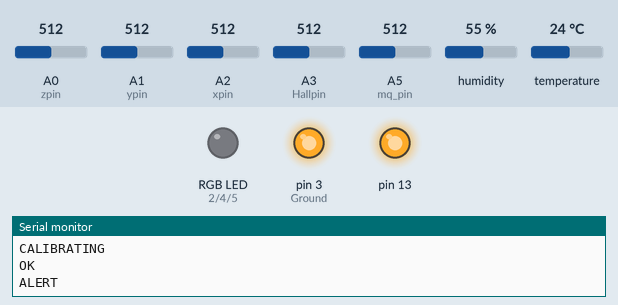
Bench run of a sketch on a simulated Arduino Uno, built with avr-gcc and run on an emulated ATmega328P. Parts: an RGB LED mixed from three pins (HIGH = lit), output pins drawn as LEDs (lit = HIGH), the last lines printed to the serial monitor. The inputs (shaded band) are chosen by the test bench; at power-on: humidity 55 %, A1 (ypin) = 512, A0 (zpin) = 512, A2 (xpin) = 512, A3 (Hallpin) = 512, A5 (mq_pin) = 512, temperature 24 °C. The modem accepts every AT command (registered, SIM ready, sends succeed) and sends nothing else.

Above: at 4.2 s.
4.3 s: humidity set to 42 %
10.2 s: humidity set to 39 %
At 14.5 s:
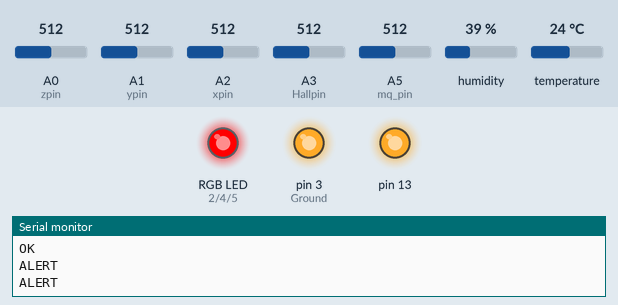
19.0 s: A1 (ypin) set to 136
29.5 s: A1 (ypin) set to 119
31.0 s: humidity set to 68 %
At 34.5 s:
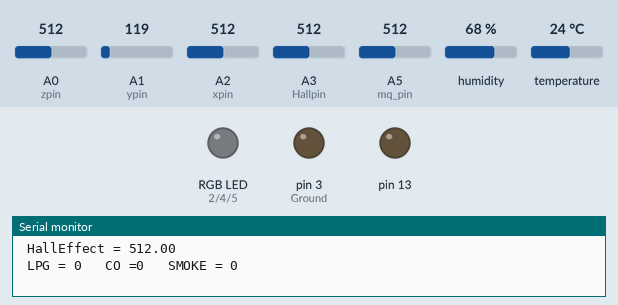
Timing chart, 0 to 35.6 s (numbered marks = the images above; inputs shaded):
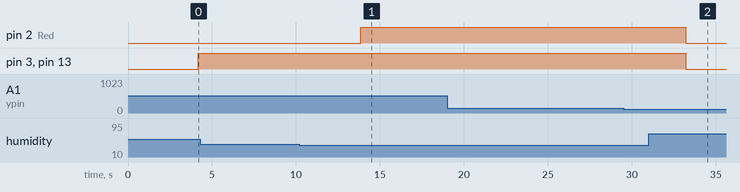

The sketch:

main.ino
```cpp
//library included
#include <SoftwareSerial.h>
#include<dht.h>
dht DHT;
SoftwareSerial GPRS(6,7);

//pin declaration'
const int zpin = A0; // z-axis
const int ypin = A1; // y-axis
const int xpin = A2; // x-axis
const int Hallpin = A3; //Hall  sensor
#define DHT11_PIN A4
const int mq_pin=A5;  // gas sensor

float Xval=0.0, Yval=0.0, Zval=0.0,Hallval=0.0;//for accelerometer
float Anet=0.0, pitch=0.0, roll=0.0;

int TYPE = 0;

//below are the calibration values for the 3 axes, such that in stable condition the values are (1g, 0g, 0g)
float xZero = 0;
float yZero = 0;
float zZero = 0;

int RL_VALUE=5;                                     //define the load resistance on the board, in kilo ohms
float RO_CLEAN_AIR_FACTOR=9.83;                     //RO_CLEAR_AIR_FACTOR=(Sensor resistance in clean air)/RO,//which is derived from the chart in datasheet
int CALIBARAION_SAMPLE_TIMES=10;                    //define how many samples you are going to take in the calibration phase
int CALIBRATION_SAMPLE_INTERVAL=200;                //define the time interal(in milisecond) between each samples in the//cablibration phase
int READ_SAMPLE_INTERVAL=10;                        //define how many samples you are going to take in normal operation
int READ_SAMPLE_TIMES=5;                            //define the time interal(in milisecond) between each samples in //normal operation
#define         GAS_LPG             0
#define         GAS_CO              1
#define         GAS_SMOKE           2
float           LPGCurve[3]  =  {2.3,0.21,-0.47};   //two points are taken from the curve.
                                                    //with these two points, a line is formed which is "approximately equivalent"
                                                    //to the original curve.
                                                    //data format:{ x, y, slope}; point1: (lg200, 0.21), point2: (lg10000, -0.59)
float           COCurve[3]  =  {2.3,0.72,-0.34};    //two points are taken from the curve.
                                                    //with these two points, a line is formed which is "approximately equivalent"
                                                    //to the original curve.
                                                    //data format:{ x, y, slope}; point1: (lg200, 0.72), point2: (lg10000,  0.15)
float           SmokeCurve[3] ={2.3,0.53,-0.44};    //two points are taken from the curve.
                                                    //with these two points, a line is formed which is "approximately equivalent"
                                                    //to the original curve.
                                                    //data format:{ x, y, slope}; point1: (lg200, 0.53), point2: (lg10000,  -0.22)
float           Ro           =  10;                 //Ro is initialized to 10 kilo ohm

void setup() {
  Serial.begin(9600);
  pinMode(13,OUTPUT);
  delay(1000);
  Ro = MQCalibration(mq_pin);                         //Calibrating the sensor. Please make sure the sensor is in clean air

  //RGB led work(PENDING)
  pinMode(2, OUTPUT); //Red
  pinMode(3, OUTPUT); // Ground
  pinMode(4, OUTPUT); //Green
  pinMode(5, OUTPUT); //Blue
  digitalWrite(2, LOW);
  digitalWrite(3, LOW);
  digitalWrite(4, LOW);
  digitalWrite(5, LOW);
  GPRS.begin(9600);
  Serial.println("CALIBRATING");
  GPRS.println("AT+CMGF=1");
}

void loop() {
    while(GPRS.available()) {
    Serial.write(GPRS.read());
  }
  delay(1000);
    //Taking input from sensors
    Xval = (analogRead(xpin)- xZero)/1024;
    Yval = (analogRead(ypin) - yZero)/1024;
    Zval = (analogRead(zpin) - zZero)/1024;
    Hallval = analogRead(Hallpin);
    int chk = DHT.read11(DHT11_PIN);

    //Calculations for Accelerometer
    Anet = sqrt(sq(Xval) + sq(Yval) + sq(Zval));
    pitch = atan(Xval/sqrt(pow(Yval,2) +pow(Zval,2)));
    pitch = pitch * (180.0/PI) - 90;
    roll = atan(Yval/sqrt(pow(Xval,2) +
    pow(Zval,2)));
    roll = roll * (180.0/PI);

    //Calculations for DHT11 temperature
    float temp=0.0;
    temp=DHT.temperature;
    float humid = 0.0;
    humid=DHT.humidity;
    float Kelvin = temp+273.15;
    float Fahrenheit = (temp*9)/5 + 32;
    float Rankine = (Kelvin*9)/5;

    //Calculations for Mq2
    long LPG = 0;
    long CO = 0;
    long SMOKE = 0;
    LPG = MQGetGasPercentage(MQRead(mq_pin)/Ro,GAS_LPG);
    CO = MQGetGasPercentage(MQRead(mq_pin)/Ro,GAS_CO);
    SMOKE = MQGetGasPercentage(MQRead(mq_pin)/Ro,GAS_SMOKE);

    //Threshold
    if(temp>=30.00 or(humid<=40.00 and humid>=0.0)){
      TYPE=1;
      digitalWrite(13,HIGH);
      digitalWrite(2,HIGH);
      sendSMS();
    }else if(Anet>0.78){
      TYPE=2;
      digitalWrite(13,HIGH);
      digitalWrite(3,HIGH);
      sendSMS();
    }else if(SMOKE>=20 or LPG>=50 or CO>=15){
      TYPE=3;
      digitalWrite(13,HIGH);
      digitalWrite(4,HIGH);
      sendSMS();
    }else if(Hallval<=100){
      TYPE=4;
      digitalWrite(13,HIGH);
      digitalWrite(5,HIGH);
      sendSMS();
    }else{
      digitalWrite(13,LOW);
      digitalWrite(2,LOW);
      digitalWrite(3,LOW);
      digitalWrite(4,LOW);
      digitalWrite(5,LOW);
      TYPE=0;
    }

    //Printing
    Serial.print(" Temperature = ");
    Serial.print(temp);
    Serial.print('\t');
    Serial.print(" Humidity = ");
    Serial.println(humid);
    Serial.print("Xval = ");
    Serial.print(Xval);
    Serial.print('\t');
    Serial.print("Yval = ");
    Serial.print(Yval);
    Serial.print('\t');
    Serial.print("Zval = ");
    Serial.print(Zval);
    Serial.print('\t');
    Serial.print("Anet = ");
    Serial.print(Anet);
    Serial.print('\t');
    Serial.print(" Pitch = ");
    Serial.print(pitch);
    Serial.print('\t');
    Serial.print(" Roll = ");
    Serial.println(roll);
    Serial.print(" HallEffect = ");
    Serial.println(Hallval);
    Serial.print(" LPG = ");
    Serial.print(LPG);
    Serial.print('\t');
    Serial.print(" CO =");
    Serial.print(CO);
    Serial.print('\t');
    Serial.print(" SMOKE = ");
    Serial.println(SMOKE);

    delay(2500);
}

void sendSMS() {
  Serial.println("ALERT ");
  GPRS.println("AT+CMGS=\"+917897602880\""); //Akash

  delay(500);
  Serial.println("ALERT ");
  if(TYPE==1){
    GPRS.println("TEMPERATURE ALERT");
  }else if(TYPE==2){
    GPRS.println("FALL DETECTED");
  }else if(TYPE==3){
    GPRS.println("HARMFUL GASES NEARBY");
  }else if(TYPE==4){
    GPRS.println("HIGH MAGNETIC FIELD DETECTED");
  }
  GPRS.write( 0x1a ); // ctrl+Z character

  delay(500);
}
float MQResistanceCalculation(int raw_adc)
{
  return ( ((float)RL_VALUE*(1023-raw_adc)/raw_adc));
}
float MQCalibration(int mq_pin)
{
  int i;
  float val=0;

  for (i=0;i<CALIBARAION_SAMPLE_TIMES;i++) {            //take multiple samples
    val += MQResistanceCalculation(analogRead(mq_pin));
    delay(CALIBRATION_SAMPLE_INTERVAL);
  }
  val = val/CALIBARAION_SAMPLE_TIMES;                   //calculate the average value
  val = val/RO_CLEAN_AIR_FACTOR;                        //divided by RO_CLEAN_AIR_FACTOR yields the Ro
  return val;                                                      //according to the chart in the datasheet

}
float MQRead(int mq_pin)
{
  int i;
  float rs=0;

  for (i=0;i<READ_SAMPLE_TIMES;i++) {
    rs += MQResistanceCalculation(analogRead(mq_pin));
    delay(READ_SAMPLE_INTERVAL);
  }

  rs = rs/READ_SAMPLE_TIMES;

  return rs;
}
long MQGetGasPercentage(float rs_ro_ratio, int gas_id)
{
  if ( gas_id == GAS_LPG ) {
     return MQGetPercentage(rs_ro_ratio,LPGCurve);
  } else if ( gas_id == GAS_CO ) {
     return MQGetPercentage(rs_ro_ratio,COCurve);
  } else if ( gas_id == GAS_SMOKE ) {
     return MQGetPercentage(rs_ro_ratio,SmokeCurve);
  }

  return 0;
}
long  MQGetPercentage(float rs_ro_ratio, float *pcurve)
{
  return (pow(10,( ((log(rs_ro_ratio)-pcurve[1])/pcurve[2]) + pcurve[0])));
}
```

Measured:
- the behaviour switches between 41 and 40 % on humidity (found by bisection; images 0 and 1)
- after the input at 10.2 s, pin 2 (Red): LOW → HIGH after 3.7 s
- after the input at 31.0 s, pin 2 (Red), pin 3 (Ground), pin 13: HIGH → LOW after 2.2 s
